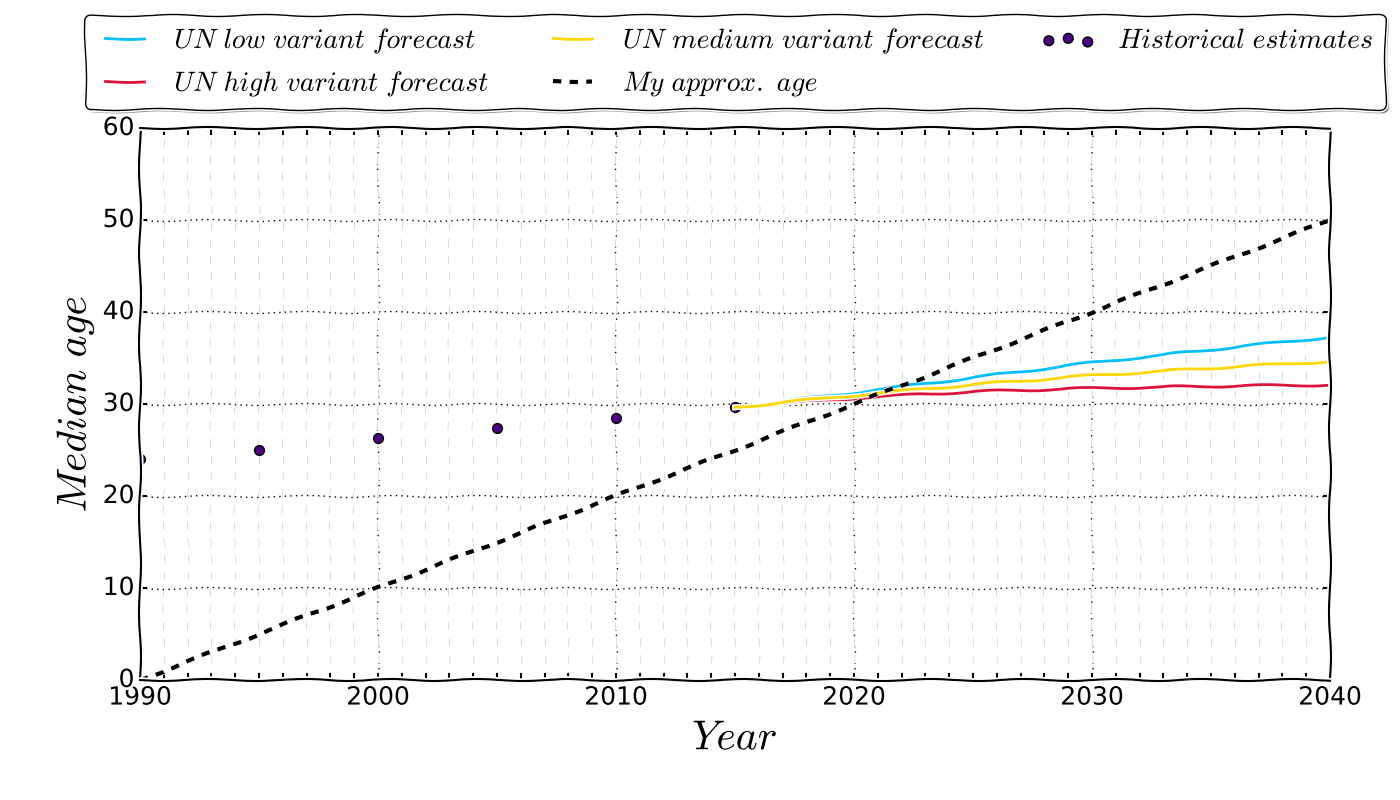

Source code (Python):
#!/usr/bin/env python3
# -*- coding: utf-8 -*-
""" Lately, I've been playing with the  World Population Prospects data that
are available on the [UN website](https://esa.un.org/unpd/wpp/Download/Standard/Population/).
I decided to check when I'll be older than half of the people on the planet,
which might be considered as one boundary of getting old.
"""
import pandas, numpy, matplotlib.pyplot, matplotlib.ticker, scipy.interpolate

# Script controls.
FNAME='WPP2015_POP_F05_MEDIAN_AGE.XLS' # What file to read the UN data from.

# Various font sizes.
ticksFontSize=18
labelsFontSizeSmall=20
labelsFontSize=30
titleFontSize=34
legendFontSize=20
matplotlib.rc('xtick',labelsize=ticksFontSize) 
matplotlib.rc('ytick',labelsize=ticksFontSize)

matplotlib.pyplot.xkcd()

def extractUNData(datFrm,countryCode):
    """ Extract UN Population Outlook data for a country from a dataframe.
    
    Get both historical or forecast data from the given sheet in the data file
    from the [UN website](https://esa.un.org/unpd/wpp/Download/Standard/Population/).
    Different data sets are located in different sheets of the Excel workbooks,
    so they can be selected by changing the sheet name. Countries are selected
    using the country codes.
    
    Args
    --------
    * dataFrm (:class:`pandas.Dataframe`): dataframe with country codes and
      UN prognoses. See :func:`getUNData` to see how to read the `dataFrm`
      from an Excel workbook as avaialble from the UN website.
    * countryCode (int): the code of the country for which to reac the data.
    
    Returns
    --------
    2-tuple of numpy.ndarrays with population data in the original units and
    the corresponding years. Shapes are (N,).
    """
    # Not generic! But works for the UN World Outlook 2015 data.
    countryData=datFrm[datFrm['Country code']==countryCode]
    x=numpy.array(countryData[datFrm.columns[1:]],dtype=float).reshape(-1,)
    t=numpy.array(datFrm.columns[1:].tolist(),dtype=float)
    return x,t

def getUNData(fName,sheetName,countryCode,trimYear=None):
    """ Get UN Population Outlook data for a given country.
    
    Get both historical or forecast data from the given sheet in the data file
    from the [UN website](https://esa.un.org/unpd/wpp/Download/Standard/Population/).
    Different data sets are located in different sheets of the Excel workbooks,
    so they can be selected by changing the sheet name. Countries are selected
    using the country codes.
    
    Can also choose to return only a subset of the data older than a given year
    by specifying `trimYear`.
    
    Args
    --------
    * fName: string or file-like object accepted by :func:`pandas.read_excel`
      from which the data will be read.
    * sheetName: string with the sheet name in `fName` workbook or an int.
      Defines the UN prognosis to be read.
    * countryCode (int): the code of the country for which to reac the data.
    * trimYear (int): whether to return only data older than a given year.
    
    Returns
    --------
    2-tuple of numpy.ndarrays with population data in the original units and
    the corresponding years. Shapes are (N,).
    """
    # Not generic! But works for the UN World Outlook 2015 data.
    df=pandas.read_excel(fName,sheetname=sheetName,header=0,skiprows=16)
    # Could use parse_cols in read_excel to ignore the unwanted columns, but
    # then it'd be tricky not to risk unintentionally trimming the data by
    # selecting only some of the columns. So read everything and drop what we
    # don't need.
    df.drop('Index',axis=1,inplace=True)
    df.drop('Variant',axis=1,inplace=True)
    df.drop('Major area, region, country or area *',axis=1,inplace=True)
    df.drop('Notes',axis=1,inplace=True)
    x,t=extractUNData(df,countryCode)
    if not trimYear is None: # Trim the data by year.
        return x[t<=trimYear],t[t<=trimYear]
    else: # No trimming, return everything.
        return x,t

# Analyse combined historical and predicted data for the whole world.
xHistory,tHistory=getUNData(FNAME,'ESTIMATES',900,trimYear=2200)
xLow,tLow=getUNData(FNAME,'LOW VARIANT',900,trimYear=2200)
xHigh,tHigh=getUNData(FNAME,'HIGH VARIANT',900,trimYear=2200)
xMedium,tMedium=getUNData(FNAME,'MEDIUM VARIANT',900,trimYear=2200)

# Interpolate the predictions close to the region of itnerest.
fLow=scipy.interpolate.interp1d(tLow,xLow)
fHigh=scipy.interpolate.interp1d(tHigh,xHigh)
fMedium=scipy.interpolate.interp1d(tMedium,xMedium)
tInterp=numpy.linspace(2015,2040,25)
xLowInterp=fLow(tInterp)
xHighInterp=fHigh(tInterp)
xMediumInterp=fMedium(tInterp)

# Plot the historical data.
fig,ax=matplotlib.pyplot.subplots(1,1,figsize=(14,8))
ax.scatter(tHistory,xHistory,c='indigo',marker='o',s=50,
           label=r'$Historical\ estimates$')

# Plot the age and predictions interpolated close to the cross-over.
ax.plot(tInterp,xLowInterp,ls='-',c='deepskyblue',lw=2.,
        label=r'$UN\ low\ variant\ forecast$')
ax.plot(tInterp,xHighInterp,ls='-',c='crimson',lw=2.,
        label=r'$UN\ high\ variant\ forecast$')
ax.plot(tInterp,xMediumInterp,ls='-',c='gold',lw=2.,
        label=r'$UN\ medium\ variant\ forecast$')
ax.plot([1990,2040],[0,50],ls='--',c='k',lw=3.,label=r'$My\ approx.\ age$')

# Zoom to the area of interest.
ax.set_xlim(1990,2040)
ax.set_ylim(bottom=0)
minorLocator=matplotlib.ticker.MultipleLocator(1)
ax.xaxis.set_minor_locator(minorLocator)

# Misc. formatting.
ax.set_axisbelow(True)
ax.set_xlabel(r'$Year$',fontsize=labelsFontSize)
ax.set_ylabel(r'$Median\ age$',fontsize=labelsFontSize)
matplotlib.pyplot.subplots_adjust(left=0.1,right=0.95,bottom=0.15,top=0.84)
ax.grid(linewidth=1,linestyle=':',which='major')
ax.grid(linewidth=0.1,linestyle='--',which='minor')
ax.legend(bbox_to_anchor=(0.5,1.23),loc='upper center',
          prop={'size':legendFontSize},fancybox=True,shadow=True,ncol=3)
ax.tick_params(axis='both',reset=False,which='both',length=5,width=1.5)
fig.show()
